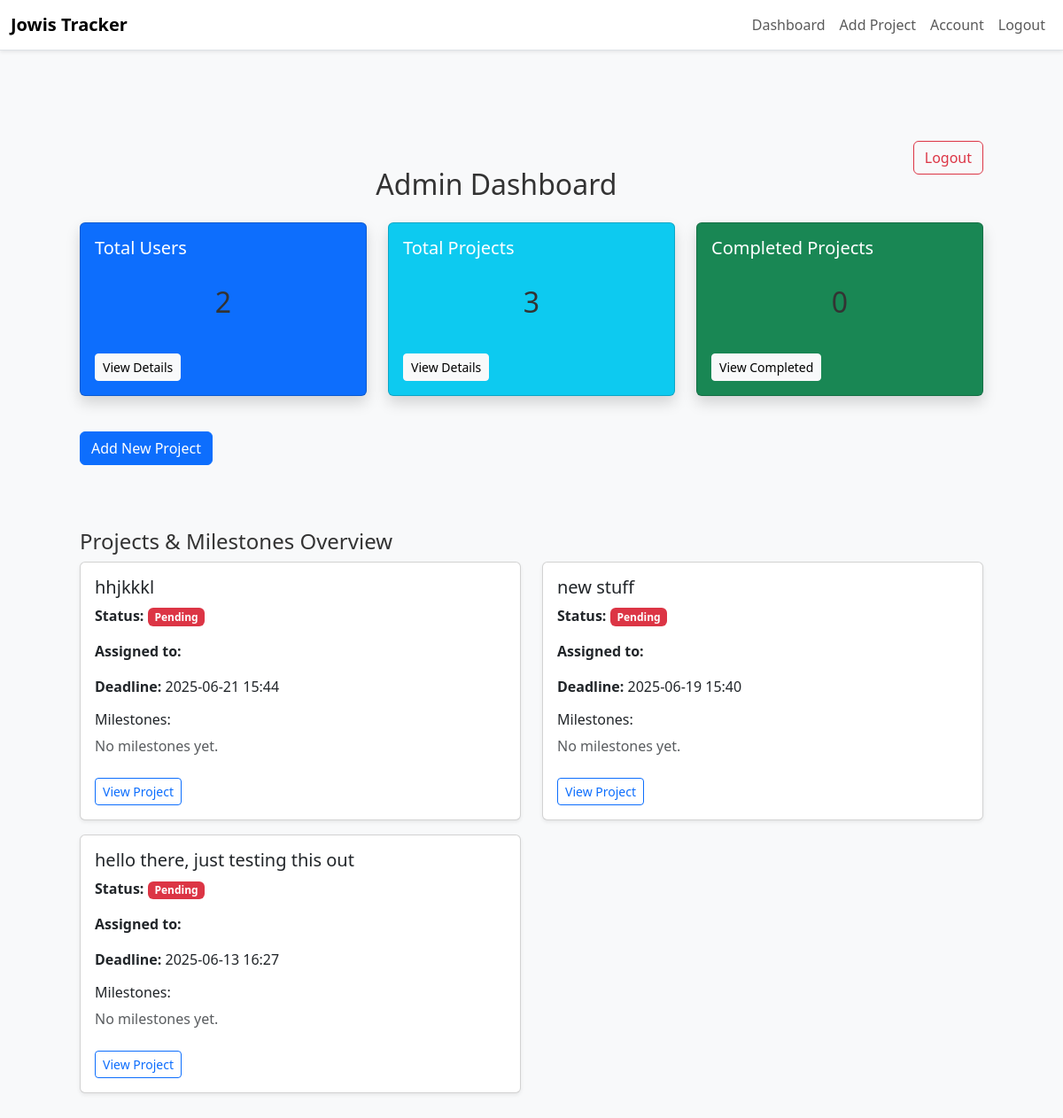
The app's page /admin (signed in), older data.
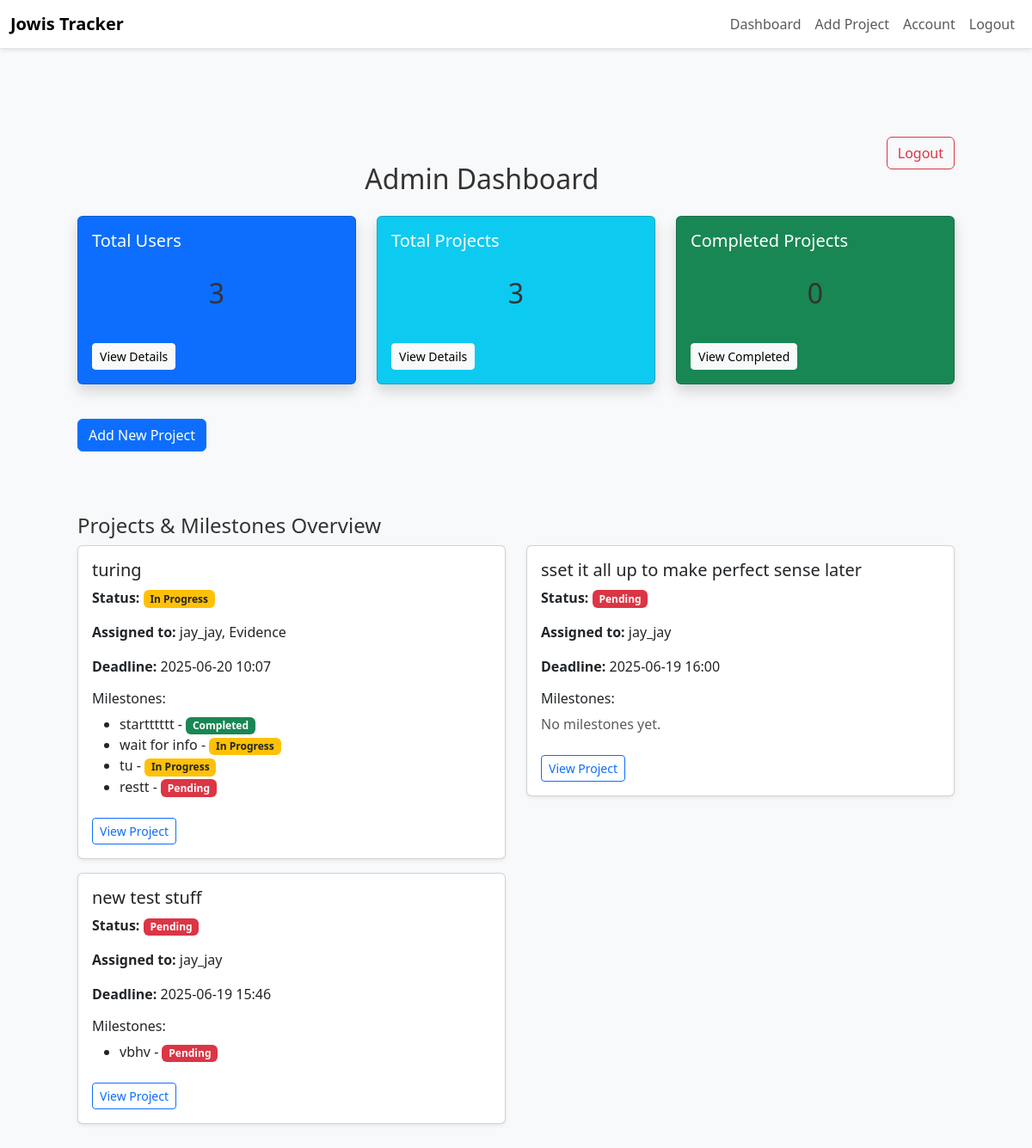
The same page, newer data.
### app/dbmodels.py (models this page shows, shortened)
class Project(db.Model):
    id = db.Column(db.Integer, primary_key=True)
    title = db.Column(db.String(150), nullable=False)
    description = db.Column(db.Text, nullable=False)
    tasks = db.relationship("Task", backref="project", cascade="all, delete-orphan", passive_deletes=True)
    milestones = db.relationship("Milestone", backref="project", cascade="all, delete-orphan", passive_deletes=True)
    deadline = db.Column(db.DateTime, nullable=False, default = datetime.now(timezone.utc)) # default to current time in UTC
    status = db.Column(db.String(20), nullable=False, default="Pending")
    comment = db.Column(db.Text, nullable=True)
    users = db.relationship(
        'User',
        secondary=project_users,
        back_populates='projects'
    )

class User(db.Model, UserMixin):
    id = db.Column(db.Integer, primary_key=True)
    username = db.Column(db.String(150), unique=True, nullable=False)
    email = db.Column(db.String(150), unique=True, nullable=False)
    password_hash = db.Column(db.String(150), nullable=False)
    tasks = db.relationship("Task", backref="assigned_to", cascade='all, delete-orphan',passive_deletes=True)
    role = db.Column(db.String(50), nullable=False, default="employee") # or admin
    projects = db.relationship(
        'Project',
        secondary=project_users,
        back_populates='users'
    )
    reset_code = db.Column(db.String(8), nullable=True)
    reset_code_expiry = db.Column(db.DateTime, nullable=True)

class Milestone(db.Model):
    id = db.Column(db.Integer, primary_key=True)
    name = db.Column(db.String(140), nullable=False)
    deadline = db.Column(db.DateTime, nullable=False)
    project_id = db.Column(db.Integer, db.ForeignKey("project.id", ondelete="CASCADE"), nullable=False) # ondelete="CASCADE" ensures that if a project is deleted, its milestones are also deleted
    tasks = db.relationship("Task", backref="milestone", lazy="dynamic")
    status = db.Column(db.String(20), nullable=False, default="Pending")

### app/routes.py (the view)
@main.route('/admin')
@login_required
def admin_dashboard():
    if current_user.role != "admin":
        abort(403)
    user_count = User.query.count()
    project_count = Project.query.count()
    completed_count = Project.query.filter_by(status='Completed').count()
    projects = Project.query.order_by(Project.deadline.desc()).all()
    return render_template(
        'admin_dashboard.html',
        user_count=user_count,
        project_count=project_count,
        completed_count=completed_count,
        projects=projects
    )

### app/__init__.py (called while the page is built)
def create_app():
    app= Flask(__name__)
    app.config.from_object("config.Config") # load app config from config.py
    db.init_app(app)
    migrate.init_app(app, db)
    login_manager.init_app(app)
    mail.init_app(app)
    scheduler.init_app(app)
    scheduler.start()
    from . import jobs  # <-- Import jobs to register them
    from .admin import init_admin
    init_admin(app)
    login_manager.login_view = "main.login"
    login_manager.login_message_category ="info"
    from .dbmodels import User
    @login_manager.user_loader
    def load_user(user_id):
        return User.query.get(int(user_id))
    from .routes import main
    app.register_blueprint(main)
    return app

### app/templates/admin_dashboard.html
{% extends "base.html" %}
{% block content %}
<div class="container mt-4">
  <a href="{{ url_for('main.logout') }}" class="btn btn-outline-danger float-end mb-3">Logout</a>
  <h2 class="mb-4">Admin Dashboard</h2>
  <div class="row mb-4">
    <div class="col-md-4">
      <div class="card text-white bg-primary mb-3 shadow">
        <div class="card-body">
          <h5 class="card-title">Total Users</h5>
          <h2>{{ user_count }}</h2>
          <a href="{{ url_for('main.admin_users') }}" class="btn btn-light btn-sm mt-2">View Details</a>
        </div>
      </div>
    </div>
    <div class="col-md-4">
      <div class="card text-white bg-info mb-3 shadow">
        <div class="card-body">
          <h5 class="card-title">Total Projects</h5>
          <h2>{{ project_count }}</h2>
          <a href="{{ url_for('main.admin_projects') }}" class="btn btn-light btn-sm mt-2">View Details</a>
        </div>
      </div>
    </div>
    <div class="col-md-4">
      <div class="card text-white bg-success mb-3 shadow">
        <div class="card-body">
          <h5 class="card-title">Completed Projects</h5>
          <h2>{{ completed_count }}</h2>
          <a href="{{ url_for('main.admin_projects', status='Completed') }}" class="btn btn-light btn-sm mt-2">View Completed</a>
        </div>
      </div>
    </div>
  </div>
  <a href="{{ url_for('main.add_project') }}" class="btn btn-primary mb-4">Add New Project</a>
  <h4 class="mt-5">Projects & Milestones Overview</h4>
  <div class="row">
    {% for project in projects %}
    <div class="col-md-6">
      <div class="card mb-3 shadow-sm">
        <div class="card-body">
          <h5 class="card-title">{{ project.title }}</h5>
          <p><strong>Status:</strong>
            {% if project.status == 'Completed' %}
              <span class="badge bg-success">Completed</span>
            {% elif project.status == 'Pending' %}
              <span class="badge bg-danger">Pending</span>
            {% elif project.status == 'In Progress' %}
              <span class="badge bg-warning text-dark">In Progress</span>
            {% else %}
              <span class="badge bg-secondary">Unknown</span>
            {% endif %}
          </p>
          <p><strong>Assigned to:</strong>
            {% for user in project.users %}
              {{ user.username }}{% if not loop.last %}, {% endif %}
            {% endfor %}
          </p>
          <p><strong>Deadline:</strong> {{ project.deadline.strftime('%Y-%m-%d %H:%M') if project.deadline else 'N/A' }}</p>
          <h6>Milestones:</h6>
          {% if project.milestones %}
            <ul>
              {% for milestone in project.milestones %}
                <li>
                  {{ milestone.name }} -
                  {% if milestone.status == 'Completed' %}
                    <span class="badge bg-success">Completed</span>
                  {% elif milestone.status == 'Pending' %}
                    <span class="badge bg-danger">Pending</span>
                  {% elif milestone.status == 'In Progress' %}
                    <span class="badge bg-warning text-dark">In Progress</span>
                  {% else %}
                    <span class="badge bg-secondary">Unknown</span>
                  {% endif %}
                </li>
              {% endfor %}
            </ul>
          {% else %}
            <p class="text-muted">No milestones yet.</p>
          {% endif %}
          <a href="{{ url_for('main.admin_project_detail', project_id=project.id) }}" class="btn btn-outline-primary btn-sm mt-2">View Project</a>
        </div>
      </div>
    </div>
    {% endfor %}
  </div>
</div>
{% endblock %}

Row changes from the older to the newer data that the page shows:
removed Project: title "hhjkkkl", status "Pending", deadline "2025-06-21 15:44", shows "No milestones yet."
removed Project: title "new stuff", status "Pending", deadline "2025-06-19 15:40", shows "No milestones yet."
removed Project: title "hello there, just testing this out", status "Pending", deadline "2025-06-13 16:27", shows "No milestones yet."
added Project: title "turing", status "In Progress", deadline "2025-06-20 10:07"
now on this page (row edited): User: username "jay_jay"
added User: username "Evidence", shown under "turing"
added Milestone: name "startttttt", status "Completed", shown under "turing"
added Milestone: name "wait for info", status "In Progress", shown under "turing"
added Milestone: name "tu", status "In Progress", shown under "turing"
added Milestone: name "restt", status "Pending", shown under "turing"
added Project: title "sset it all up to make perfect sense later", status "Pending", deadline "2025-06-19 16:00", shows "No milestones yet."
added Project: title "new test stuff", status "Pending", deadline "2025-06-19 15:46"
added Milestone: name "vbhv", status "Pending", shown under "new test stuff"
Text that changed along with them:
{{ user_count }}: "2" → "3"
